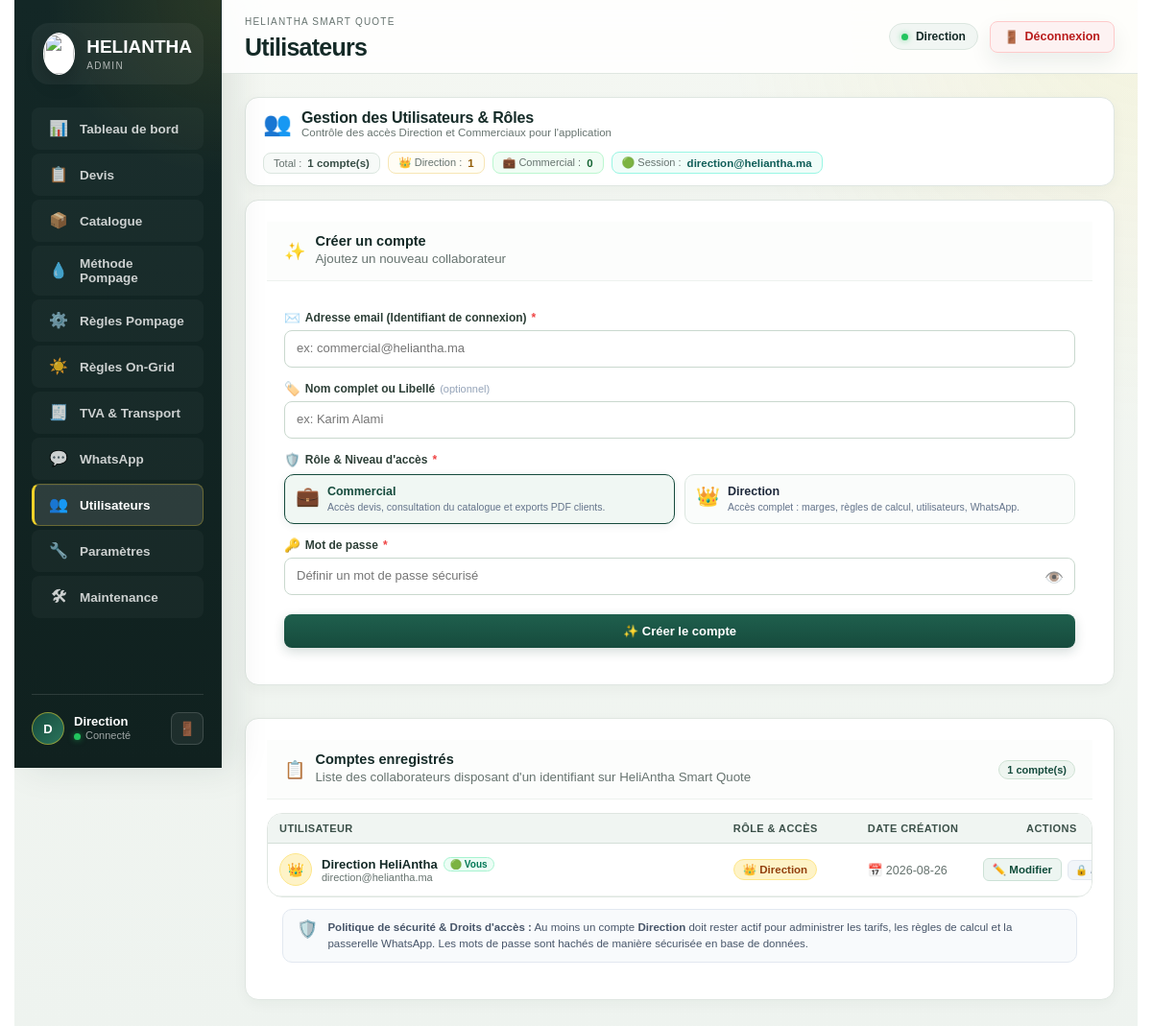
The page /admin/utilisateurs (signed in) on the database as committed earlier.
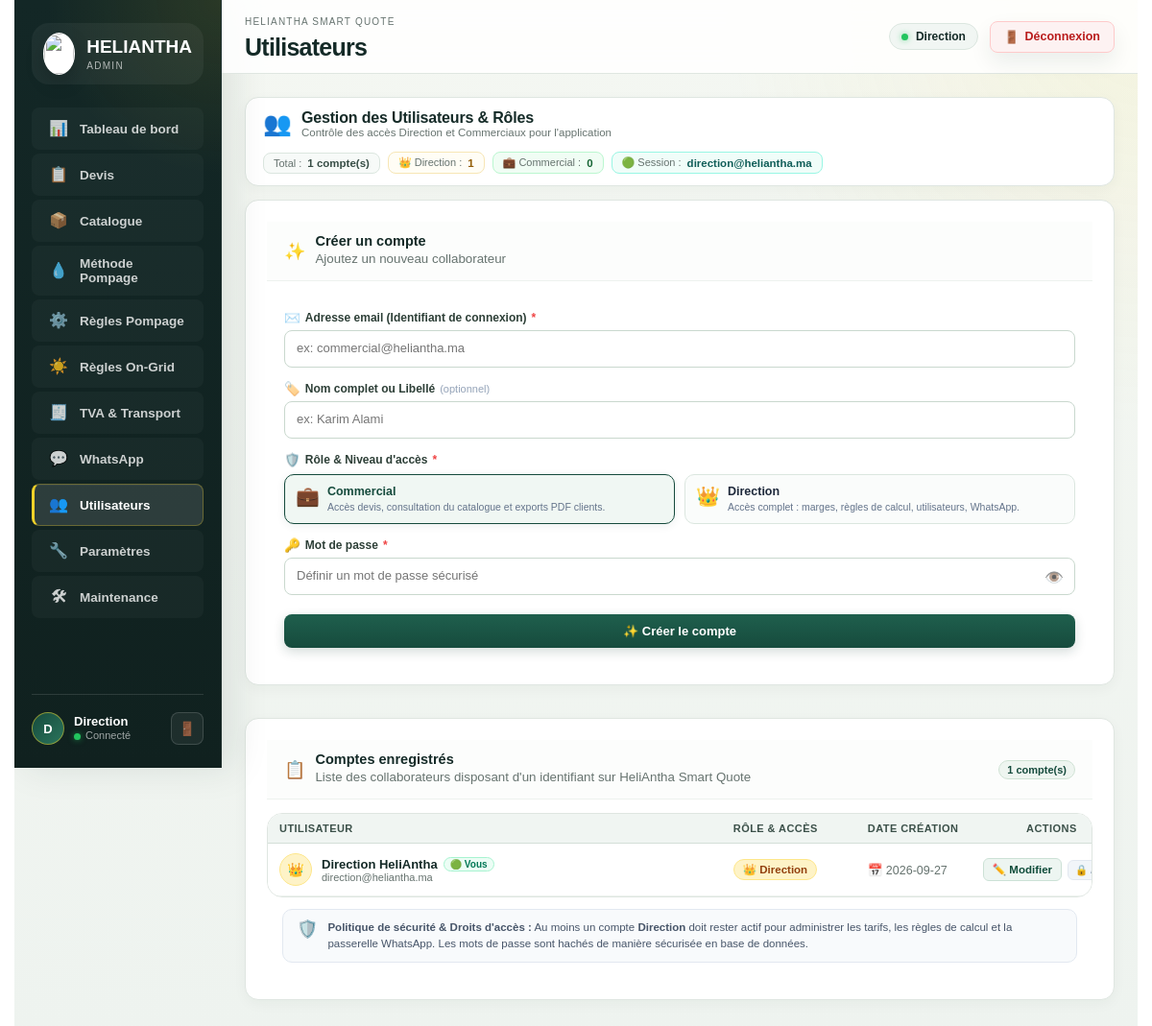
The same page on the database as committed later.
### tables this page shows
CREATE TABLE users (
    id INTEGER PRIMARY KEY AUTOINCREMENT,
    username TEXT NOT NULL UNIQUE,
    display_name TEXT NOT NULL,
    role TEXT NOT NULL,
    active INTEGER NOT NULL DEFAULT 1,
    password_hash TEXT,
    created_at TEXT NOT NULL DEFAULT CURRENT_TIMESTAMP
);

### app/routes.py (the view, shortened to what this page needs)
@bp.route("/admin/utilisateurs", methods=["GET", "POST"])
def admin_users():
    error = ""
    edit_id = request.args.get("edit_id", type=int)
    editing_user = get_user(edit_id) if edit_id else None
    current_username = session.get("admin_user", "")
    return render_template(
        "admin/users.html",
        users=list_users(),
        editing_user=editing_user,
        current_username=current_username,
        error=error,
    )

### app/admin_maintenance.py (called while the page is built, shortened)
@bp.app_context_processor
def navigation_context():
    return {"maintenance_available": True}

@bp.before_app_request
def public_maintenance_gate():
    if (request.method == "OPTIONS" or request.path == "/health"
            or request.path == "/admin" or request.path.startswith("/admin/")
            or request.endpoint in {"static", "main.brand_image", "maintenance_public.status"}):
        return None

### app/db.py (called while the page is built)
def get_db():
    if "db" not in g:
        database = current_app.config["DATABASE"]
        if database == ":memory:":
            with _SCHEMA_LOCK:
                memory = current_app.extensions.get("heliantha_memory_database")
                if memory is None:
                    uri = f"file:heliantha-{uuid4().hex}?mode=memory&cache=shared"
                    memory = (uri, sqlite3.connect(uri, uri=True))
                    current_app.extensions["heliantha_memory_database"] = memory
            g.db = sqlite3.connect(memory[0], uri=True)
        else:
            g.db = sqlite3.connect(database)
        g.db.row_factory = sqlite3.Row
    return g.db

### templates/admin/users.html (shortened to what the changed rows need)
{% extends "admin/base.html" %}
{% block page_title %}Utilisateurs{% endblock %}
{% block content %}
{% set direction_count = users|selectattr('role', 'equalto', 'Direction')|list|length %}
{% set commercial_count = users|selectattr('role', 'equalto', 'Commercial')|list|length %}
<div class="users-cockpit" id="users-cockpit">
  <header class="users-cockpit-bar">
    <div class="users-cockpit-left">
      <div class="users-title-wrap">
        <div>
          <h2 class="users-cockpit-heading">Gestion des Utilisateurs &amp; Rôles</h2>
        </div>
      </div>
    </div>
    <div class="users-cockpit-chips">
      {% if current_username %}
      <div class="users-chip users-chip-session" title="Compte actuellement connecté à cette session">
        <span class="users-chip-label">🟢 Session :</span>
        <strong>{{ current_username }}</strong>
      </div>
      {% endif %}
    </div>
  </header>
  <div class="users-cockpit-grid">
    <div class="users-left-col">
      <article class="panel users-card users-form-card">
        <div class="panel-head users-card-head">
          <div class="users-card-head-title">
            <div>
              <h2 class="users-card-title">{{ 'Modifier le compte' if editing_user else 'Créer un compte' }}</h2>
            </div>
          </div>
        </div>
            {% set active_role = editing_user.role if editing_user else 'Commercial' %}
      </article>
    </div>
    <div class="users-right-col">
      <article class="panel users-card users-table-card">
        <div class="panel-head users-card-head">
          <div class="users-card-head-title">
            <div>
              <h2 class="users-card-title">Comptes enregistrés</h2>
            </div>
          </div>
        </div>
        <div class="table-wrap users-table-wrap">
          <table class="users-table">
            <thead>
              <tr>
                <th>Utilisateur</th>
                <th style="width: 140px;">Rôle &amp; Accès</th>
                <th style="width: 120px;">Date création</th>
                <th style="width: 130px; text-align: center;">Actions</th>
              </tr>
            </thead>
            <tbody>
              {% for user in users %}
              {% set is_current = (current_username and user.username == current_username) %}
              {% set is_last_admin = (user.role == 'Direction' and direction_count <= 1) %}
              <tr class="{{ 'users-row-editing' if editing_user and editing_user.id == user.id else '' }}">
                <td class="users-td-profile">
                  <div class="users-profile-wrap">
                    <div class="users-avatar {{ 'users-avatar-admin' if user.role == 'Direction' else 'users-avatar-commercial' }}">
                      {{ '👑' if user.role == 'Direction' else user.username[:1]|upper }}
                    </div>
                    <div class="users-profile-info">
                      <div class="users-name-line">
                        <strong class="users-display-name">{{ user.display_name or user.username }}</strong>
                        {% if is_current %}
                          <span class="users-tag-current" title="Votre session active">🟢 Vous</span>
                        {% endif %}
                      </div>
                      <span class="users-email-sub">{{ user.username }}</span>
                    </div>
                  </div>
                </td>
                <td>
                  {% if user.role == "Direction" %}
                    <span class="users-badge-role users-badge-direction">
                      👑 Direction
                    </span>
                  {% else %}
                    <span class="users-badge-role users-badge-commercial">
                      💼 Commercial
                    </span>
                  {% endif %}
                </td>
                <td class="users-td-date">
                  <span class="users-date-val">📅 {{ user.created_at[:10] if user.created_at else '-' }}</span>
                </td>
                <td class="users-td-actions">
                  <div class="users-row-actions">
                    <a href="{{ url_for('main.admin_users', edit_id=user.id) }}"
                       class="users-btn-action-edit {{ 'active' if editing_user and editing_user.id == user.id else '' }}"
                       title="Modifier ce compte">
                      ✏️ Modifier
                    </a>
                    {% if is_current %}
                      <span class="users-btn-action-locked" title="Vous ne pouvez pas supprimer votre propre session">
                        🔒 Actif
                      </span>
                    {% elif is_last_admin %}
                      <span class="users-btn-action-locked" title="Dernier compte Direction obligatoire">
                        🔒 Protégé
                      </span>
                    {% endif %}
                  </div>
                </td>
              </tr>
              {% endfor %}
            </tbody>
          </table>
        </div>
      </article>
    </div>
  </div>
</div>
{% endblock %}

### templates/admin/base.html (shortened to what the changed rows need)
<!doctype html>
<html lang="fr">
<head>
  <link rel="stylesheet" href="{{ url_for('static', filename='css/admin.css') }}?v=20261007-responsive">
  <link rel="stylesheet" href="{{ url_for('static', filename='css/admin_ajax.css') }}?v=20261007-toasts">
  <link rel="stylesheet" href="{{ url_for('static', filename='css/admin_responsive.css') }}?v=20261007-responsive">
</head>
<body class="admin-app">
  <aside class="admin-sidebar" id="admin-sidebar">
    <div class="admin-sidebar-footer">
      {% set raw_user = session.get('admin_user', 'Admin') %}
      {% set clean_user = raw_user.split('@')[0] | capitalize %}
      <div class="admin-sidebar-user">
        <div class="admin-user-info">
          <span class="admin-user-name" title="{{ raw_user }}">{{ clean_user }}</span>
          <span class="admin-user-status"><span class="user-status-dot"></span> Connecté</span>
        </div>
      </div>
    </div>
  </aside>
  <div class="admin-main">
    <header class="admin-topbar">
      <div>
        <h1>{% block page_title %}Administration{% endblock %}</h1>
      </div>
      <div class="admin-topbar-actions">
        {% set raw_user = session.get('admin_user', 'Admin') %}
        {% set clean_user = raw_user.split('@')[0] | capitalize %}
        <div class="admin-topbar-user-pill" title="Compte actif : {{ raw_user }}">
          <span class="user-status-dot"></span>
          <span class="admin-topbar-user-name">{{ clean_user }}</span>
        </div>
      </div>
    </header>
    <main class="admin-content">
      {% block content %}{% endblock %}
    </main>
  </div>
</body>
</html>

Rows that differ between the two databases and show on the page:
changed users "Direction HeliAntha": created_at "2026-08-26" → "2026-09-27"
